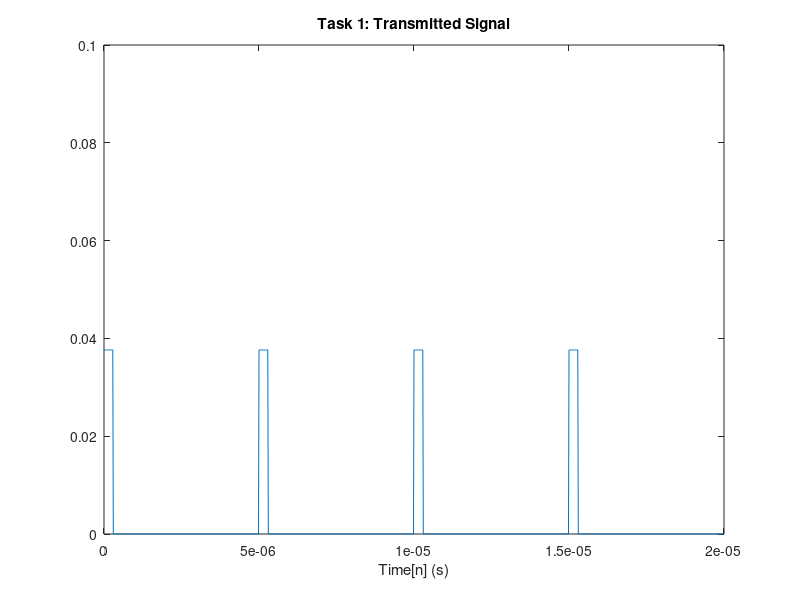

This chart was generated by the following MATLAB code: (Note: this script raises an error after producing the figure.)
% Task 1
clear; clc;
figure('Name', 'Task 1');
%1) we need to specify our parameters
samplesNumber = 18; % Samples
ts = 1/(60*10^6); % Time between each sample and the other
PRI = 1/(0.2 * 10^6); % Period between each band of pulses

%2) Calculate the amplitude (The proof of the formula is included in the
%report)
Pt = 1.5 * 10^6; %Transmit Power
T = PRI/ts;  % number of instances in one cycle including zeros
tau = ts * (samplesNumber - 1); % Sample Width
aplitude = sqrt(Pt * (tau/T));
% aplitude = sqrt(Pt);

%3) Generate one wave
y = ones(1, samplesNumber) * aplitude;
n = 0:ts:ts*samplesNumber - ts;

%4) Add the zeros
for i = samplesNumber + 1 : floor(PRI/ts)
    y(i) = 0;
    n(i) = n(i-1) + ts;
end

%5) Repeat the sequance multiple times
numOfTimes = 4;
y = repmat(y,1,numOfTimes);

for i = T+1 : numOfTimes*(T)
    n(i) = n(i-1) + ts;
end

%6) Plot
plot(n,y); ylim([0 0.1]);title('Task 1: Transmitted Signal');xlabel('Time[n] (s)');

% ======================================================================= %
% ======================================================================= %
% Task 2
disp("Printing Task 2 Data:");
%1) To calculate the unambiguous range we use pulse_train funcion
% (I got the function from the book's listing)
[dt,pav,ep,prf,ru] = pulse_train(tau, PRI, Pt);
disp("Unambigous Range(m)= ");
disp(ru * 1000);
% from R we can get delta t 
delta_t = (2*ru)/(3*10^8);

%2) Calculate the range resoution we use range_resolution funcion
% (I got the function from the book's listing)
delta_R = range_resolution(tau, 's');
disp("Range Resolution(m)= ");
disp(delta_R);

% ======================================================================= %
% ======================================================================= %
% Task 3
figure('Name', 'Task 3');
disp("Printing Task 3 Data:");
%From the radar equation we can easily calculate d

%1) Get the rest of given variables
G = 10; %Gain (db)
Pr = 0.3 /1000; % Recived power (watt)
a = 0.1; %Target cross-Section (m^2)
Ae = 0.5; % Antenna effective aperture (m^2)

%2) calculate d
d = sqrt((1/(4*pi))*sqrt((Pt*G*a*Ae)/Pr));
disp("Range(m)= ");
disp(d);

%3) calculate delta_t
tt = (2*d)/(3*10^8);
disp("Time(s)= ");
disp(tt);

%4) Get the echo signal
scale = (G*a*Ae)/(4*pi*d^2)^2; % the scale of the signal
y2 = circshift(y,floor(tt/ts)) * scale;


%5) Plot
subplot(2,1,1);
plot(n,y); ylim([0 0.1]);title('Task 3: Transmitted Signal');xlabel('Time[n] (s)');

subplot(2,1,2);
plot(n,awgn(y2,2,'measured')); ylim([0 1e-10]);title('Task 3: Recived Signal');xlabel('Time[n] (s)');

% ======================================================================= %
% ======================================================================= %
% Task 4
figure('Name', 'Task 4');
%1) Remake the single pulse module in task 1
%Generate one wave
y = ones(1, samplesNumber) * aplitude;
n = 0:ts:ts*samplesNumber - ts;

%Add the zeros
for i = samplesNumber + 1 : floor(PRI/ts)
    y(i) = 0;
    n(i) = n(i-1) + ts;
end

%2) Remake the echo in task 3
y2 = circshift(y,floor(tt/ts)) * scale;

%3) Correlate both signals
convo = xcorr(awgn(y2,2,'measured'),y);
newN = -(ts*598)/2:ts:(ts*598)/2;

%4) Plot
subplot(3,1,1);
plot(n,y);xlim([0 5e-6]); ylim([0 0.1]);title('Task 4: Transmitted Signal');xlabel('Time[n] (s)');

subplot(3,1,2);
plot(n,awgn(y2,20,'measured'));xlim([0 5e-6]); ylim([0 1e-10]);title('Task 4: Recived Signal');xlabel('Time[n] (s)');

subplot(3,1,3);
plot(newN,convo);xlim([0 5e-6]); ylim([0 1e-11]);title('Task 4: Correlation Signal');xlabel('Time[n] (s)');

% ======================================================================= %
% ======================================================================= %
% Task 5
figure('Name', 'Task 5');

%1) Repeat the sequance multiple times
numOfTimes = 4;
y = repmat(y,1,numOfTimes);

for i = T+1 : numOfTimes*(T)
    n(i) = n(i-1) + ts;
end

%2) Get the echo signal
y2 = circshift(y,floor(tt/ts)) * scale;

%3) Correlate both signals
convo = xcorr(awgn(y2,2,'measured'),y);
newN = -(ts*2398)/2:ts:(ts*2398)/2;

%4) Get the average
p1 = convo(1:T+1);
p2 = convo(T+1:2*T+1);
p3 = convo(2*T+1:3*T+1);
p4 = convo(3*T+1:4*T+1);
p5 = convo(4*T+1:5*T+1);

avg = (p1+p2+p3+p4+p5)./5;
n_Avg = 0:ts:ts*T;
%4) Plot
subplot(4,1,1);
plot(n,y);xlim([-2e-5 2e-5]); ylim([0 0.1]);title('Task 5: Transmitted Signal');xlabel('Time[n] (s)');

subplot(4,1,2);
plot(n,awgn(y2,2,'measured'));xlim([-2e-5 2e-5]); ylim([0 1e-10]);title('Task 5: Recived Signal');xlabel('Time[n] (s)');

subplot(4,1,3);
plot(newN,convo);xlim([-2e-5 2e-5]); ylim([0 2.5e-11]);title('Task 5: Correlation Signal');xlabel('Time[n] (s)');

subplot(4,1,4);
plot(n_Avg,avg);xlim([-2e-5 2e-5]); ylim([0 2.5e-11]);title('Task 5: Averaging the Correlation');xlabel('Time[n] (s)');

% ======================================================================= %
% ======================================================================= %
% Task 6
figure('Name', 'Task 6 (Bonus)');
%3) Generate one wave
y = ones(1, samplesNumber) * aplitude;
n = 0:ts:ts*samplesNumber - ts;

%4) Add the zeros
for i = samplesNumber + 1 : floor(PRI/ts)
    y(i) = 0;
    n(i) = n(i-1) + ts;
end

%5) Repeat the sequance multiple times
numOfTimes = 19;
y = repmat(y,1,numOfTimes);

for i = T+1 : numOfTimes*(T)
    n(i) = n(i-1) + ts;
end
%4) Get the echo signal
scale = (G*a*Ae)/(4*pi*d^2)^2; % the scale of the signal
y2 = circshift(y,floor(tt/ts)) * scale;
disp(numOfTimes*(T));

%5) Plot
    y2_noise = awgn(y2,2,'measured');
subplot(2,1,1);
h1 = animatedline;
subplot(2,1,2);
h2 = animatedline;
for k = 1:length(n)
    addpoints(h1,n(k),y(k));
    drawnow
    addpoints(h2,n(k),y2_noise(k));
    drawnow
end



